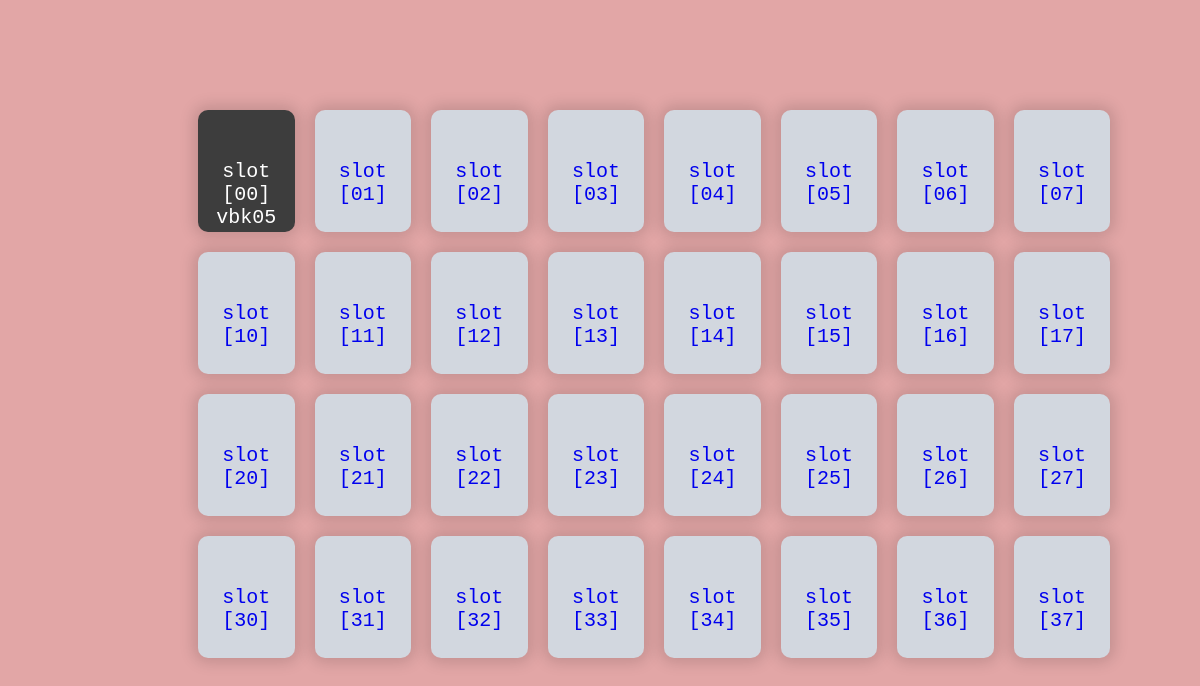
The app's page /sbike_lotStatus/ with its own data.
### personal/models.py (models this page shows)
class parking_slot(models.Model) :
    parking_vehicle = models.CharField(max_length=5, null=True)
    booked_time = models.TimeField(null=True)
    end_time = models.TimeField(null=True)
    slot_id = models.CharField(max_length=10, primary_key=True)
    is_occupied = models.BooleanField(default=False)
    available_increment = models.PositiveSmallIntegerField(default=60)
    vehicle_id = models.CharField(max_length=20, null=True, blank=True)
    def __str__(self):
        return "slot " + "[" + self.slot_id + "]"

### personal/views.py (the view)
# urls.py: path('sbike_lotStatus/', bike_slot_status_view, name="bike_slotStatus"),
def bike_slot_status_view(request) :
    slots = parking_slot.objects.filter(parking_vehicle="bike")
    for slot in slots :
        if Vehicle.objects.filter(vehicle_id=slot.vehicle_id).count() == 0 :
            slot.is_occupied = False
            slot.vehicle_id = None
            slot.save()
    context = {}
    context['slots'] = slots
    context['col'] = SLOT_COLUMN
    context['row'] = SLOT_ROW
    return render(request, 'personal/bike_slot_status.html', context)

### personal/views.py (called while the page is built)
@register.filter
def my_get(i, j) :
    slots = parking_slot.objects.all()
    ind1 = i - 1
    ind2 = j - 1
    slot_ind = ind1*8 + ind2
    return slots[slot_ind]

### personal/templates/personal/bike_slot_status.html (shortened to what this page needs)
{% load static %}
{% block content %}
    <head>
    </head>
        <body class="bg">
            <div class="container" style="margin-top: 100px;">
                <div style="margin-left: 100px">
                    {% with ''|center:col as col_range %}
                    {% for i in col_range %}
                        {% with 1|my_get:forloop.counter as the_slot %}
                        {% if the_slot.is_occupied %}
                            <div class="occ1">{{the_slot}} {{the_slot.vehicle_id}}
                            </div>
                        {% else %}
                            {% if not request.user.is_staff %}
                                <div class="unocc1"><a href="{% url 'slotBooking' the_slot.slot_id %}" style="text-decoration: none;">{{the_slot}}</a></div>
                            {% else %}
                                <div class="unocc1">{{the_slot}}</div>
                            {% endif %}
                        {% endif %}
                        {% endwith %}
                    {% endfor %}
                    {% endwith %}
                </div>
                <div style="margin-left: 100px">
                    {% with ''|center:col as col_range %}
                    {% for i in col_range %}
                        {% with 2|my_get:forloop.counter as the_slot %}
                        {% if the_slot.is_occupied %}
                            <div class="occ1">{{the_slot}} {{the_slot.vehicle_id}}
                                <span class="message">occupied</span>
                            </div>
                        {% else %}
                            {% if not request.user.is_staff %}
                                <div class="unocc1"><a href="{% url 'slotBooking' the_slot.slot_id %}" style="text-decoration: none;">{{the_slot}}</a></div>
                            {% else %}
                                <div class="unocc1">{{the_slot}}</div>
                            {% endif %}
                        {% endif %}
                        {% endwith %}
                    {% endfor %}
                    {% endwith %}
                </div>
                <div style="margin-left: 100px">
                    {% with ''|center:col as col_range %}
                    {% for i in col_range %}
                        {% with 3|my_get:forloop.counter as the_slot %}
                        {% if the_slot.is_occupied %}
                            <div class="occ1">{{the_slot}} {{the_slot.vehicle_id}}
                                <span class="message">occupied</span>
                            </div>
                        {% else %}
                            {% if not request.user.is_staff %}
                                <div class="unocc1"><a href="{% url 'slotBooking' the_slot.slot_id %}" style="text-decoration: none;">{{the_slot}}</a></div>
                            {% else %}
                                <div class="unocc1">{{the_slot}}</div>
                            {% endif %}
                        {% endif %}
                        {% endwith %}
                    {% endfor %}
                    {% endwith %}
                </div>
                <div style="margin-left: 100px">
                    {% with ''|center:col as col_range %}
                    {% for i in col_range %}
                        {% with 4|my_get:forloop.counter as the_slot %}
                        {% if the_slot.is_occupied %}
                            <div class="occ1">{{the_slot}} {{the_slot.vehicle_id}}
                                <span class="message">occupied</span>
                            </div>
                        {% else %}
                            {% if not request.user.is_staff %}
                                <div class="unocc1"><a href="{% url 'slotBooking' the_slot.slot_id %}" style="text-decoration: none;">{{the_slot}}</a></div>
                            {% else %}
                                <div class="unocc1">{{the_slot}}</div>
                            {% endif %}
                        {% endif %}
                        {% endwith %}
                    {% endfor %}
                    {% endwith %}
                </div>
            </div>
        </body>
{% endblock %}

### personal/templates/personal/bike_slot_status.html (style rules this page uses)
body { background-image: url("https://t3.ftcdn.net/jpg/02/31/20/40/240_F_231204019_kkgDrHIQc6LLGcyEFBGEt8saioKjpOZQ.jpg"); height: 100%; background-position: center; background-repeat: no-repeat; background-size: cover; }
.bg { background-color: rgb(226, 166, 166); }
.unocc1 { border: 10px; color: black; background-color: rgb(210, 215, 223); margin-bottom: 10px; margin-top: 10px; margin-left: 10px; margin-right: 10px; width: 10%; float:left; height: 10%; font-family: monospace; font-size: 20px; text-align: center; padding-top: 50px; box-shadow:0 0 15px 4px rgba(0,0,0,0.15); border-radius: 10px; }
.occ1 { border: 10px; color: white; background-color: rgb(61, 61, 61); margin-bottom: 10px; margin-top: 10px; margin-left: 10px; margin-right: 10px; width: 10%; float:left; height: 10%; font-family: monospace; font-size: 20px; text-align: center; padding-top: 50px; box-shadow:0 0 15px 4px rgba(0,0,0,0.15); border-radius: 10px; }
.container { width: 90%; height: 90%; margin-left: 80px; }

### records on screen
parking_slot: col_range "slot [00]", vehicle_id "vbk05"
parking_slot: col_range "slot [01]"
parking_slot: col_range "slot [02]"
parking_slot: col_range "slot [03]"
parking_slot: col_range "slot [04]"
parking_slot: col_range "slot [05]"
parking_slot: col_range "slot [06]"
parking_slot: col_range "slot [07]"
parking_slot: col_range "slot [10]"
parking_slot: col_range "slot [11]"
parking_slot: col_range "slot [12]"
parking_slot: col_range "slot [13]"
parking_slot: col_range "slot [14]"
parking_slot: col_range "slot [15]"
parking_slot: col_range "slot [16]"
parking_slot: col_range "slot [17]"
parking_slot: col_range "slot [20]"
parking_slot: col_range "slot [21]"
parking_slot: col_range "slot [22]"
parking_slot: col_range "slot [23]"
parking_slot: col_range "slot [24]"
parking_slot: col_range "slot [25]"
parking_slot: col_range "slot [26]"
parking_slot: col_range "slot [27]"
parking_slot: col_range "slot [30]"
parking_slot: col_range "slot [31]"
parking_slot: col_range "slot [32]"
parking_slot: col_range "slot [33]"
parking_slot: col_range "slot [34]"
parking_slot: col_range "slot [35]"
parking_slot: col_range "slot [36]"
parking_slot: col_range "slot [37]"
